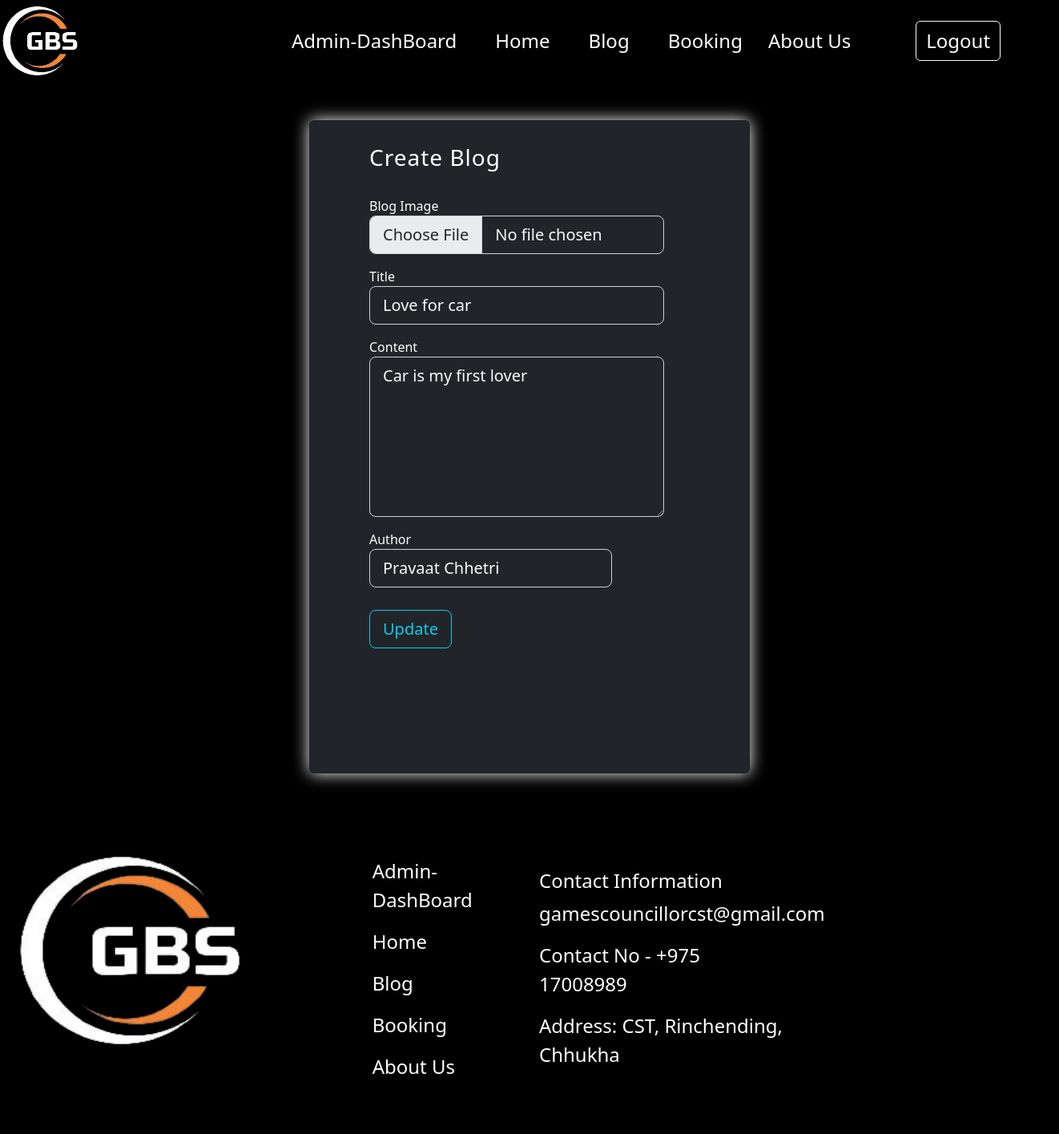
Before: /editBlog/1 (signed in) with the older database file.
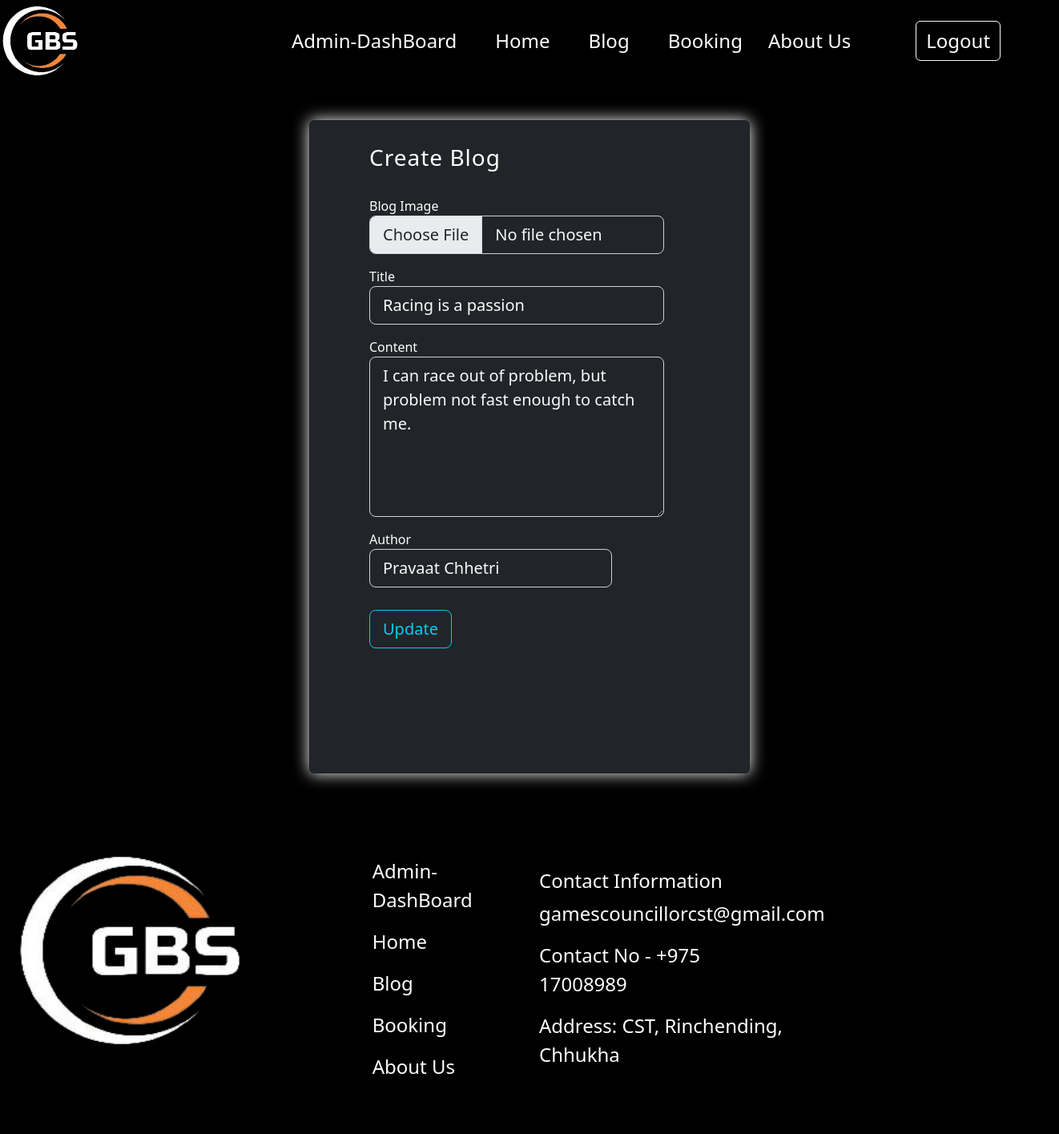
After: the same page with the newer database file.
### models.py (models this page shows, shortened)
class Blogs(db.Model):
    BId = db.Column(db.Integer, primary_key=True, autoincrement=True)
    title = db.Column(db.String(100), nullable=False)
    content = db.Column(db.Text, nullable=False)
    author = db.Column(db.String(100), nullable=False)
    image = db.Column(db.Text, nullable=False)
    mimetype = db.Column(db.Text, nullable=False)
    date_created = db.Column(db.DateTime, nullable=False, default=datetime.utcnow)

### app.py (the view, shortened to what this page needs)
@app.route('/editBlog/<int:id>',methods=['GET','POST'])
def editGivenBlog(id):
    if session['LogAs']=='Admin':
        form=f.BlogForm()
        _blog=Blogs.query.filter_by(BId=id).first()
        b={'blog':form}
        detail={'b':b,'bb':_blog}
        return render_template('editGivenBlog.html',data={'role_status': session['LogAs']},detail=detail)
    else:
        return redirect(url_for('login'))

### forms.py
class BlogForm(FlaskForm):
    upload = FileField('Blog Image', validators=[
        FileRequired(),
        FileAllowed(['jpg', 'png'], 'Images only!')
    ])
    title = StringField('Title', validators=[DataRequired()])
    content = TextAreaField('Content')
    author = StringField('Author', validators=[DataRequired()])
    submit = SubmitField('Create Blog')

### templates/editGivenBlog.html (shortened to what this page needs)
{%extends 'index.html' %}
{%block content%}
<div class="card bg-dark mx-auto my-5 py-5" style="width: 550px; box-shadow: 0 0 20px white;">
    <section class="">
      <div class="container col-12">
        <div class="row mx-auto">
          <div class="col-12 mx-auto my-4  text-black">
            <div class="d-flex align-items-center h-custom-2 mx-auto mt-3" style="width: 400px;">
              <form class="text-start" method="post" enctype="multipart/form-data" style="width: 23rem;">
                <h3 class="fw-normal mb-3 pb-3" style="letter-spacing: 1px;">Create Blog</h3>
                <div class="form-outline mb-3">
                  {{detail.b.blog.upload.label}}
                  {{detail.b.blog.upload(class="form-control bg-dark text-light form-control-lg")}}
                </div>
                <div class="form-outline mb-3">
                  {{detail.b.blog.title.label}}
                  {{detail.b.blog.title(class="form-control bg-dark text-light form-control-lg",value=detail.bb.title)}}
                </div>
                <div class="form-outline mb-3">
                    {{detail.b.blog.content.label}}
                    {% set f = detail.b.blog.content.process_data(detail.bb.content) %}
                    {{detail.b.blog.content(class="form-control bg-dark text-light form-control-lg" ,style="height: 200px")}}
                </div>
                <div class="row mb-3">
                  <div class="col-10">
                    <div class="form-outline">
                      {{detail.b.blog.author.label}}
                      {{detail.b.blog.author(class="form-control bg-dark text-light form-control-lg",value=detail.bb.author)}}
                    </div>
                  </div>
                </div>
                <div class="pt-1 mt-4 mb-4 text-start">
                  {{detail.b.blog.submit(class="btn btn-outline-info btn-lg btn-block",value='Update')}}
                </div>
              </form>
            </div>
          </div>
        </div>
      </div>
    </section>
  </div>
{%endblock%}

### templates/index.html (shortened to what this page needs)
<!DOCTYPE html>
<html lang="en">
<head>
  <link href="https://cdn.jsdelivr.net/npm/bootstrap@5.2.2/dist/css/bootstrap.min.css" rel="stylesheet">
  <link rel="stylesheet" href="{{url_for('static', filename='css/index.css')}}" />
</head>
<body style="background-color:black;">
  <div class="container-fluid p-0">
    <nav class="navbar fs-4 navbar-expand-lg navbar-dark p-0" style="background-color: rgba(0, 0, 0, 0)">
      <a class="navbar-brand" href="#"><img src="{{url_for('static',filename='img/gbsLogo.png')}}" height="50%"
          width="50%" ms-5 alt="" /></a>
      <div class="collapse navbar-collapse justify-content-evenly ps-5" id="navbarSupportedContent">
        <ul class="navbar-nav justify-content-center">
          {%if data.role_status=="Admin"%}
          <li class="nav-item px-lg-3 ">
            <a class="nav-link {{data.g}}" href="/gamesCouncillor-Dashboard">Admin-DashBoard</a>
          </li>
          {%endif%}
          <li class="nav-item px-lg-3">
            <a class="nav-link {{data.a}}" aria-current="page" href="/">Home</a>
          </li>
          <li class="nav-item px-lg-3">
            <a class="nav-link {{data.b}}" href="/blog">Blog</a>
          </li>
          <li class="nav-item px-lg-3">
            <a class="nav-link {{data.d}}" href="/booking">Booking</a>
          </li>
          <li class="nav-item">
            <a class="nav-link {{data.e}}" href="/aboutUs"> About Us </a>
          </li>
        </ul>
        <form action="" class="d-flex">
          <button class="nav-item {{data.f}} {{data.n}} btn btn-outline-light fs-4 ">
            {%if data.role_status=='User' or data.role_status=='Admin'%}
            <a href="/logout" class="nav-link ">Logout</a>
            {%else%}
            <a href="/login" class="nav-link ">Login</a>
            {%endif%}
          </button>
        </form>
      </div>
    </nav>
  </div>
  {%block content%}{%endblock%}
  <hr\>
    <div class="container-fluid bg-black text-bg-dark row m-0 p-0">
      <div class="col-lg-3 col-sm-12 text-sm-center py-sm-5">
        <a href="#" class=""><img src="{{url_for('static',filename='img/gbsLogo.png')}}" height="250px" width="300px"
            alt=""></a>
      </div>
      <div class="col-lg-2 offset-lg-1 offset-sm-5 col-sm-7 ps-4 py-sm-5 ">
        <nav class="nav flex-column text-bg-dark bg-transparent fs-4 " style="background-color: rgba(0, 0, 0, 0)">
          <ul class="navbar-nav">
            {%if data.role_status=="Admin"%}
            <li class="nav-item">
              <a class="nav-link nav-new" href="/gamesCouncillor-Dashboard">Admin-DashBoard</a>
            </li>
            {%elif data.role_status=='User'%}
            <li class="nav-item">
              <a class="nav-link nav-new" href="/User-Dashboard">DashBoard</a>
            </li>
            {%endif%}
            <li class="nav-item">
              <a class="nav-link nav-new active" aria-current="page" href="/">Home</a>
            </li>
            <li class="nav-item">
              <a class="nav-link nav-new" href="/blog">Blog</a>
            </li>
            <li class="nav-item">
              <a class="nav-link nav-new" href="/booking">Booking</a>
            </li>
            <li class="nav-item">
              <a class="nav-link nav-new" href="/aboutUs"> About Us </a>
            </li>
          </ul>
        </nav>
      </div>
      <div class="col-lg-3 col-md-12 col-sm-12 py-sm-5">
        <div class=" fs-4 mt-4 text-lg-start  text-sm-center">
          <h4>Contact Information</h4>
          <p>gamescouncillorcst@gmail.com</p>
          <p>Contact No - +975 17008989</p>
          <p>Address: CST, Rinchending, Chhukha</p>
        </div>
      </div>
      <div class="col-lg-3 col-sm-12 text-center py-sm-5 pe-3">
        <div class="col-9">
          <iframe
            src="https://www.google.com/maps/embed?pb=!1m18!1m12!1m3!1d3559.6775695543015!2d89.39180371499653!3d26.850205783154486!2m3!1f0!2f0!3f0!3m2!1i1024!2i768!4f13.1!3m3!1m2!1s0x39e3cb2c210e611d%3A0x44c5cb2cd32b18d4!2zQ29sbGVnZSBvZiBTY2llbmNlIGFuZCBUZWNobm9sb2d5IOC9muC9k-C8i-C9ouC9suC9guC8i-C9keC9hOC8i-C9oOC9leC-suC9tOC9o-C8i-C9ouC9suC9guC8i-C9mOC9kOC9vOC8i-C9ouC9suC9mOC8i-C9puC-s-C9vOC9luC8i-C9guC-suC-reC8jQ!5e0!3m2!1sen!2sbt!4v1665463941692!5m2!1sen!2sbt"
            width="400px" height="300px" style="border: 0" allowfullscreen="" loading="lazy"
></iframe>
        </div>
      </div>
    </div>
</body>
</html>

### static/css/index.css (style rules this page uses)
* { background-color: rgba(0, 0, 0, 0); color: white; }
@media (min-width: 1025px) { .h-custom-2 { height: 80%; } }
.nav-link { color: white; }
.nav { --bs-nav-link-hover-color: #e5760b; }

Changed rows visible on the page:
changed Blogs "Pravaat Chhetri": title "Love for car" → "Racing is a passion"; content "Car is my first lover" → "I can race out of problem, but problem not fast enough to catch me."
